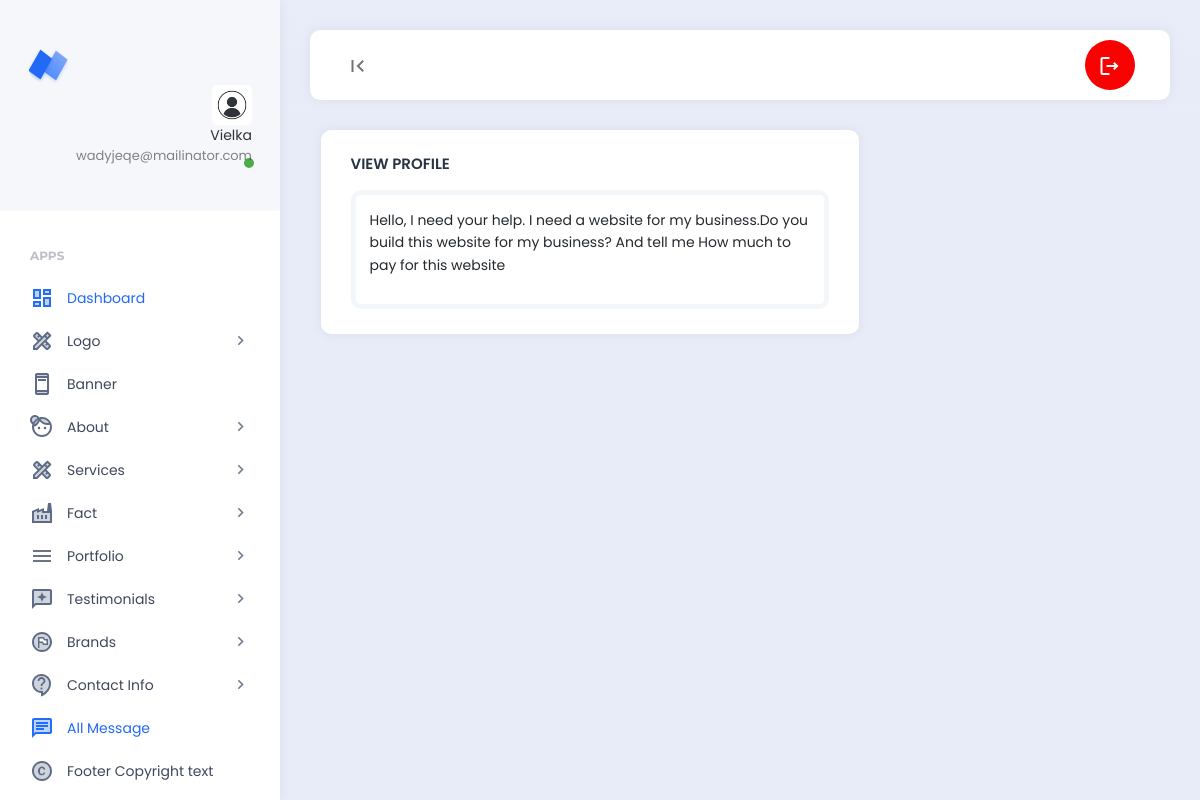
Page /backend/view_message.php?id=4 (signed in) on the committed database.
### tables this page shows
CREATE TABLE `pro_users` (
  `id` int(11) NOT NULL,
  `name` varchar(55) NOT NULL,
  `email` varchar(55) NOT NULL,
  `password` varchar(100) NOT NULL,
  `profile_photo` varchar(200) NOT NULL DEFAULT 'profile_photo.jpg'
);

CREATE TABLE `pro_messages` (
  `id` int(11) NOT NULL,
  `your_name` varchar(255) NOT NULL,
  `your_email` varchar(255) NOT NULL,
  `message` text NOT NULL
);

### backend/view_message.php (the view, shortened to what this page needs)
<?php
require_once('header.php');
require_once('../config/db.php');
$id = $_GET['id'];
$select_messages = "SELECT message FROM pro_messages WHERE id=$id";
$msg_query_run = mysqli_query($db_con, $select_messages);
$message_fetch_assoc = mysqli_fetch_assoc($msg_query_run);
?>
<div class="row">
    <div class="col-md-8 col-lg-8">
        <div class="card">
            <div class="card-header">
                <h5 class="card-title">VIEW PROFILE</h5>
            </div>
            <div class="card-body">
                <div class="example-container">
                    <div class="p-3">
                        <p><?= $message_fetch_assoc['message']?></p>
                    </div>
                </div>
            </div>
        </div>
    </div>
</div>
<?php require_once('footer.php');?>

### backend/header.php (shortened to what this page needs)
<?php
require_once('../config/db.php');
$id = $_SESSION['login_id'];
$select_profile_image_query = "SELECT profile_photo FROM `pro_users` WHERE id=$id";
$query_run = mysqli_query($db_con, $select_profile_image_query);
$select_profile_fetch_assoc = mysqli_fetch_assoc($query_run)['profile_photo'];
?>
<!DOCTYPE html>
<html lang="en">
<head>
    <link rel="stylesheet" href="https://cdnjs.cloudflare.com/ajax/libs/font-awesome/6.4.2/css/all.min.css">
    <link href="assets/plugins/bootstrap/css/bootstrap.min.css" rel="stylesheet">
    <link href="assets/plugins/perfectscroll/perfect-scrollbar.css" rel="stylesheet">
    <link href="assets/plugins/pace/pace.css" rel="stylesheet">
    <link href="assets/plugins/highlight/styles/github-gist.css" rel="stylesheet">
    <link href="assets/plugins/summernote/summernote-lite.min.css" rel="stylesheet">
    <link href="assets/plugins/datatables/datatables.min.css" rel="stylesheet">
    <link href="assets/css/main.min.css" rel="stylesheet">
    <link href="assets/css/custom.css" rel="stylesheet">
</head>
<body>
    <div class="app align-content-stretch d-flex flex-wrap">
        <div class="app-sidebar">
            <div class="logo">
                <a href="http://localhost/project/" target="_blank" class="logo-icon"><span class="logo-text">Neptune</span></a>
                <div class="sidebar-user-switcher user-activity-online">
                    <a href="#">
                        <img src="assets/images/profile_photo/<?= $select_profile_fetch_assoc;?>">
                        <span class="activity-indicator"></span>
                        <span class="user-info-text"><?php if(isset($_SESSION['login_name'])) : echo $_SESSION['login_name']; endif ?><br><span class="user-state-info"><?php if(isset($_SESSION['login_email'])) : echo $_SESSION['login_email']; endif?></span></span>
                    </a>
                </div>
            </div>
            <div class="app-menu">
                <ul class="accordion-menu">
                    <li class="sidebar-title">
                        Apps
                    </li>
                    <li class="active-page">
                        <a href="dashboard.php" class="active"><i class="material-icons-two-tone">dashboard</i>Dashboard</a>
                    </li>
                    <li>
                        <a href=""><i class="material-icons-two-tone">design_services</i>Logo<i class="material-icons has-sub-menu">keyboard_arrow_right</i></a>
                    </li>
                    <li>
                        <a href="manage_banner.php"><i class="material-icons-two-tone">ad_units</i>Banner</a>
                    </li>
                    <li>
                        <a href=""><i class="material-icons-two-tone">face_4</i>About<i class="material-icons has-sub-menu">keyboard_arrow_right</i></a>
                    </li>
                    <li>
                        <a href=""><i class="material-icons-two-tone">design_services</i>Services<i class="material-icons has-sub-menu">keyboard_arrow_right</i></a>
                    </li>
                    <li>
                        <a href=""><i class="material-icons-two-tone">factory</i>Fact<i class="material-icons has-sub-menu">keyboard_arrow_right</i></a>
                    </li>
                    <li>
                        <a href=""><i class="material-icons-two-tone"> menu </i>Portfolio<i class="material-icons has-sub-menu">keyboard_arrow_right</i></a>
                    </li>
                    <li>
                        <a href=""><i class="material-icons-two-tone">reviews</i>Testimonials<i class="material-icons has-sub-menu">keyboard_arrow_right</i></a>
                    </li>
                    <li>
                        <a href=""><i class="material-icons-two-tone">flag_circle</i>Brands<i class="material-icons has-sub-menu">keyboard_arrow_right</i></a>
                    </li>
                    <li>
                        <a href=""><i class="material-icons-two-tone">contact_support</i>Contact Info<i class="material-icons has-sub-menu">keyboard_arrow_right</i></a>
                    </li>
                    <li class="active-page">
                        <a href="all_message.php" class="active"><i class="material-icons-two-tone">chat</i>All Message</a>
                    </li>
                    <li>
                        <a href="copyright_text.php"><i class="material-icons-two-tone">copyright</i>Footer Copyright text</a>
                    </li>
                </ul>
            </div>
        </div>
        <div class="app-container">
            <div class="app-header">
                <nav class="navbar navbar-light navbar-expand-lg">
                    <div class="container-fluid">
                        <div class="navbar-nav" id="navbarNav">
                            <ul class="navbar-nav">
                                <li class="nav-item">
                                    <a class="nav-link hide-sidebar-toggle-button" href="#"><i class="material-icons">first_page</i></a>
                                </li>
                            </ul>
                        </div>
                        <div class="d-flex">
                            <ul class="navbar-nav">
                                <li class="nav-item hidden-on-mobile">
                                    <a class="nav-link nav-notifications-toggle" id="notificationsDropDown" style="width: 50px; height:50px;border-radius:50%;" href="#" data-bs-toggle="dropdown">
                                        <i class="material-icons-outlined">logout</i>
                                    </a>
                                </li>
                            </ul>
                        </div>
                    </div>
                </nav>
            </div>
            <div class="app-content">
                <div class="content-wrapper">
                    <div class="container">
                        <div class="row">

### rows in the picture
pro_users: profile_photo (picture)
pro_messages: message "Hello, I need your help. I need a website for my business.Do you build this website for my business? And tell me How much to pay for this website"

### other values in the picture
$_SESSION['login_name'] "Vielka"
$_SESSION['login_email'] "wadyjeqe@mailinator.com"
